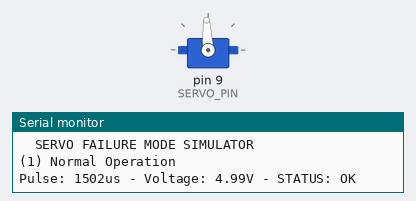
Bench run of a sketch on a simulated Arduino Uno, built with avr-gcc and run on an emulated ATmega328P. On the bench: servo, the last lines printed to the serial monitor. Random numbers use the default seed unless the sketch sets one.

Above: at 1.1 s.
At 5.1 s:
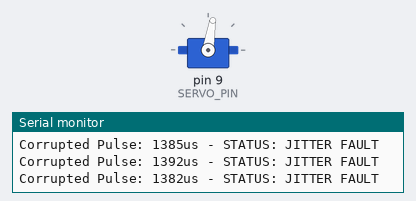
Timing chart, 0 to 40.0 s (numbered marks = the images above):
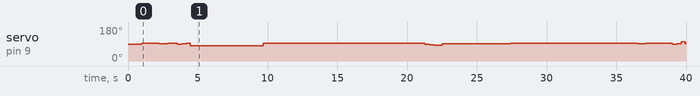

Measured:
- by itself, servo on pin 9 (SERVO_PIN): 90° → 93° at 1.0 s, → 92° 1.2 s later, → 93° 0.60 s later, → 89° 0.67 s later, … (22 changes in this stretch)

The sketch:

task2_failure_modes.ino
```cpp
#include <Servo.h>

Servo myServo;
#define SERVO_PIN 9

float simulateVoltage(bool underLoad) {
  if (underLoad) return 4.1 + random(0, 30) / 100.0;
  return 4.9 + random(0, 20) / 100.0;
}

int addSignalNoise(int pulse, bool noisyLine) {
  if (noisyLine) return pulse + random(-120, 120);
  return pulse + random(-5, 5);
}

bool stallWatchdog(float current_mA) {
  return current_mA > 1800.0;
}

void demo1_normalOperation() {
  Serial.println("\n(1) Normal Operation");
  for (int i = 0; i < 4; i++) {
    int pulse = addSignalNoise(1500, false);
    float volt = simulateVoltage(false);
    myServo.writeMicroseconds(pulse);
    Serial.print("Pulse: "); Serial.print(pulse);
    Serial.print("us - Voltage: "); Serial.print(volt, 2);
    Serial.println("V - STATUS: OK");
    delay(600);
  }
}

void demo2_signalJitter() {
  Serial.println("\n(2) Noisy Signal Line - Servo Jitters");
  Serial.println("CAUSE: Long unshielded wire near power cables");
  Serial.println("FIX: 100ohm series resistor + shielded cable");
  for (int i = 0; i < 6; i++) {
    int pulse = addSignalNoise(1500, true);
    myServo.writeMicroseconds(pulse);
    Serial.print("Corrupted Pulse: "); Serial.print(pulse);
    Serial.println("us - STATUS: JITTER FAULT");
    delay(300);
  }
}

void demo3_brownout() {
  Serial.println("\n(3) Voltage Brownout Under Load");
  Serial.println("CAUSE: Undersized supply, thin wires");
  Serial.println("FIX: 1000uF capacitor on power rail, 18AWG wire");
  for (int i = 0; i < 5; i++) {
    float volt = simulateVoltage(true);
    Serial.print("Voltage: "); Serial.print(volt, 2); Serial.print("V");
    if (volt < 4.5) Serial.println(" WARNING: BROWNOUT - servo may reset!");
    else            Serial.println(" OK");
    delay(500);
  }
}

void demo4_stallWatchdog() {
  Serial.println("\n(4) Stall Detection & Watchdog Recovery");
  Serial.println("CAUSE: Mechanical blockage or overload");
  Serial.println("FIX: Current watchdog returns servo to safe position");
  float currents[] = {150, 400, 900, 1500, 1850, 2100};
  for (float curr : currents) {
    Serial.print("Current: "); Serial.print(curr); Serial.print("mA");
    if (stallWatchdog(curr)) {
      Serial.println(" STALL DETECTED - returning to neutral!");
      myServo.writeMicroseconds(1500);
      delay(1000);
      break;
    } else {
      Serial.println(" Normal");
    }
    delay(400);
  }
}

void demo5_thermalWarning() {
  Serial.println("\n(5) Thermal Overload Simulation");
  Serial.println("CAUSE: Running near stall torque continuously");
  Serial.println("FIX: Duty cycle limit, higher-rated servo, heatsink");
  int temp = 25;
  for (int i = 0; i < 6; i++) {
    temp += random(4, 9);
    Serial.print("Body Temp: "); Serial.print(temp); Serial.print("C");
    if (temp > 65) {
      Serial.println(" THERMAL SHUTDOWN - servo disabled!");
      myServo.writeMicroseconds(1500);
      break;
    } else if (temp > 50) {
      Serial.println(" WARNING: High temperature");
    } else {
      Serial.println(" OK");
    }
    delay(500);
  }
}

void setup() {
  Serial.begin(9600);
  delay(1000);
  myServo.attach(SERVO_PIN);
  Serial.println("  SERVO FAILURE MODE SIMULATOR  ");
}

void loop() {
  demo1_normalOperation();
  demo2_signalJitter();
  demo3_brownout();
  demo4_stallWatchdog();
  demo5_thermalWarning();
  Serial.println("\nCYCLE COMPLETE - restarting in 5s ");
  delay(5000);
}
```
